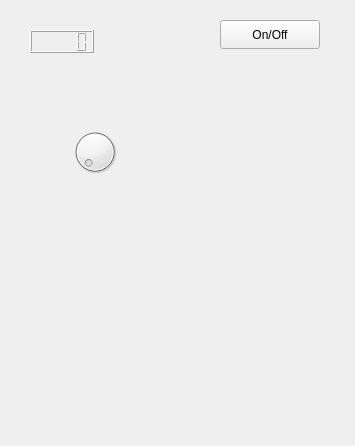
<?xml version="1.0" encoding="UTF-8"?>
<ui version="4.0">
 <class>RigWidget</class>
 <widget class="QWidget" name="RigWidget">
  <property name="geometry">
   <rect>
    <x>0</x>
    <y>0</y>
    <width>355</width>
    <height>446</height>
   </rect>
  </property>
  <property name="windowTitle">
   <string>Form</string>
  </property>
  <widget class="QPushButton" name="pushButton">
   <property name="geometry">
    <rect>
     <x>220</x>
     <y>20</y>
     <width>100</width>
     <height>29</height>
    </rect>
   </property>
   <property name="text">
    <string>On/Off</string>
   </property>
  </widget>
  <widget class="QLCDNumber" name="lcdNumber">
   <property name="geometry">
    <rect>
     <x>30</x>
     <y>30</y>
     <width>64</width>
     <height>23</height>
    </rect>
   </property>
  </widget>
  <widget class="QDial" name="dial">
   <property name="geometry">
    <rect>
     <x>70</x>
     <y>120</y>
     <width>50</width>
     <height>64</height>
    </rect>
   </property>
  </widget>
 </widget>
 <resources/>
 <connections/>
</ui>
